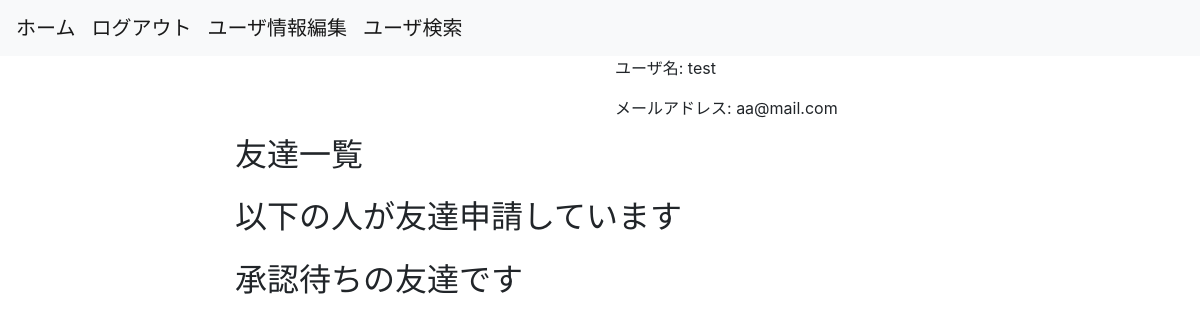
/ (signed in), run on an earlier commit of the app's database.
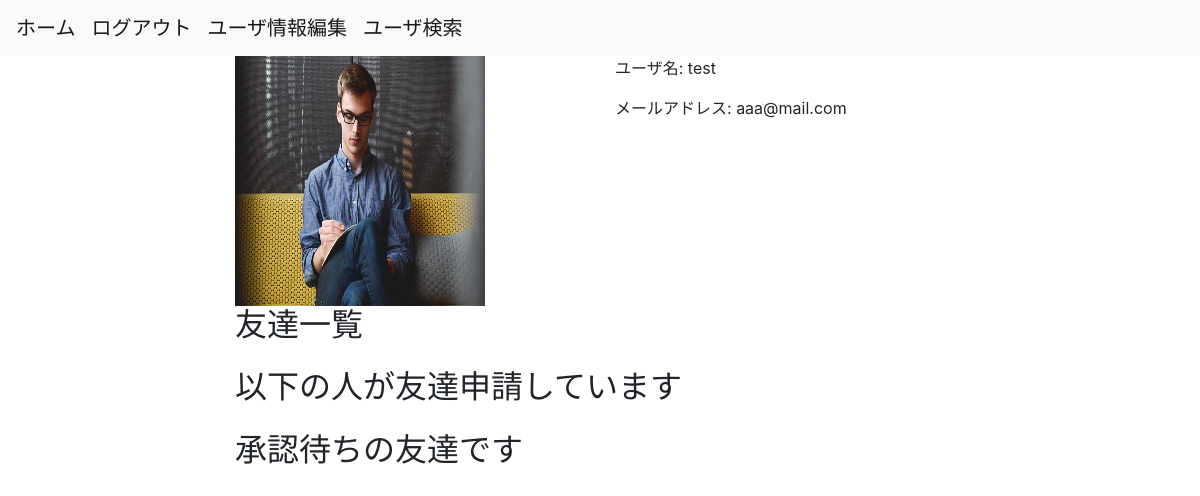
And on a later commit of the database.
### flaskr/models.py (models this page shows, shortened)
class User(UserMixin, db.Model):
    __tablename__ = 'users'
    id = db.Column(db.Integer, primary_key=True)
    username = db.Column(db.String(64), index=True)
    email = db.Column(db.String(64), unique=True, index=True)
    password = db.Column(
        db.String(128),
        default=generate_password_hash('snsflaskapp')
    )
    picture_path = db.Column(db.Text)
    is_active = db.Column(db.Boolean, unique=False, default=False)
    create_at = db.Column(db.DateTime, default=datetime.now)
    update_at = db.Column(db.DateTime, default=datetime.now)
    @classmethod
    def select_friends(cls):
        return cls.query.join(
            UserConnect,
            or_(
                and_(
                    UserConnect.to_user_id == cls.id,
                    UserConnect.from_user_id == current_user.get_id(),
                    UserConnect.status == 2
                ),
                and_(
                    UserConnect.from_user_id == cls.id,
                    UserConnect.to_user_id == current_user.get_id(),
                    UserConnect.status == 2
                )
            )
        ).with_entities(
            cls.id, cls.username, cls.picture_path
        ).all()
    @classmethod
    def select_requested_friends(cls):
        return cls.query.join(
            UserConnect,
            and_(
                UserConnect.from_user_id == cls.id,
                UserConnect.to_user_id == current_user.get_id(),
                UserConnect.status == 1
            )
        ).with_entities(
            cls.id, cls.username, cls.picture_path
        ).all()
    @classmethod
    def select_requesting_friends(cls):
        return cls.query.join(
            UserConnect,
            and_(
                UserConnect.from_user_id == current_user.get_id(),
                UserConnect.to_user_id == cls.id,
                UserConnect.status == 1
            )
        ).with_entities(
            cls.id, cls.username, cls.picture_path
        ).all()

### flaskr/views.py (the view)
@bp.route('/')
def home():
    friends = requested_friends = requesting_friends = None
    connect_form = ConnectForm()
    session['url'] = 'app.home'
    if current_user.is_authenticated:
        friends = User.select_friends()
        requested_friends = User.select_requested_friends()
        requesting_friends = User.select_requesting_friends()
    return render_template(
        'home.html',
        friends = friends,
        requested_friends = requested_friends,
        requesting_friends = requesting_friends,
        connect_form = connect_form
    )

### flaskr/models.py (called while the page is built)
@login_manager.user_loader
def load_user(user_id):
    return User.query.get(user_id)

### flaskr/templates/home.html (shortened to what this page needs)
{% extends "base.html" %}
{% block content %}
<div class="row">
    {% if current_user.is_authenticated %}
    <div class="col-lg-2 offset-lg-2">
        {% if current_user.picture_path %}
            <img class="user-image-big" src="{{ url_for('static', filename=current_user.picture_path) }}">
        {% endif %}
    </div>
    <div class="col-lg-4 offset-lg-2">
        <p>ユーザ名: {{ current_user.username }}</p>
        <p>メールアドレス: {{ current_user.email }}</p>
    </div>
    <div class="col-lg-8 offset-lg-2">
        <h2>友達一覧</h2>
    </div>
    <div class="col-lg-8 offset-lg-2">
        <h2>以下の人が友達申請しています</h2>
    </div>
    <div class="col-lg-8 offset-lg-2">
        <h2>承認待ちの友達です</h2>
    </div>
    {% else %}
        <p>ログイン or 登録をしてください</p>
    {% endif %}
</div>
{% endblock %}

What changed in the data, as far as the page shows it:
changed User "test": picture_path: picture added; email "aa@mail.com" → "aaa@mail.com"
